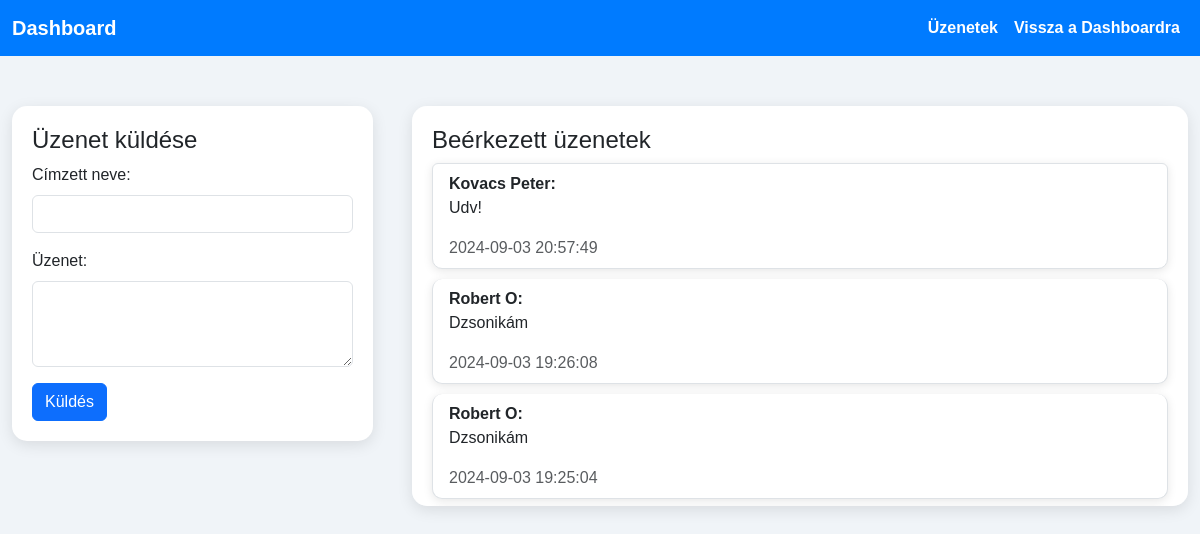
The app's page /views/walker/messages.php (signed in) with its own data.
### tables this page shows
CREATE TABLE `inquiries` (
  `inquiry_id` int NOT NULL,
  `owner_id` int DEFAULT NULL,
  `walker_id` int DEFAULT NULL,
  `message` text,
  `created_at` timestamp NOT NULL DEFAULT CURRENT_TIMESTAMP,
  `is_read` tinyint(1) DEFAULT '0'
);

CREATE TABLE `users` (
  `user_id` int NOT NULL,
  `username` varchar(255) NOT NULL,
  `password_hash` varchar(255) NOT NULL,
  `first_name` varchar(255) DEFAULT NULL,
  `last_name` varchar(255) DEFAULT NULL,
  `phone_number` varchar(20) DEFAULT NULL,
  `address` text,
  `email` varchar(255) NOT NULL,
  `is_walker` tinyint(1) DEFAULT '0',
  `is_admin` tinyint(1) DEFAULT '0',
  `is_approved` tinyint(1) DEFAULT '0',
  `is_active` tinyint(1) DEFAULT '1',
  `created_at` timestamp NOT NULL DEFAULT CURRENT_TIMESTAMP
);

### views/walker/messages.php (the view, shortened to what this page needs)
<?php
$user_id = $_SESSION['user_id'];
$servername = "localhost";
$username = "netwalker";
$password = "OAOJM80ovv20biq";
$dbname = "netwalker";
$conn = new mysqli($servername, $username, $password, $dbname);
$sql_mark_as_read = "UPDATE inquiries SET is_read = 1 WHERE walker_id = '$user_id' AND is_read = 0";
$conn->query($sql_mark_as_read);
$sql_messages = "SELECT inquiries.message, inquiries.created_at, users.first_name, users.last_name
                 FROM inquiries
                 JOIN users ON inquiries.owner_id = users.user_id
                 WHERE inquiries.walker_id = '$user_id'
                 ORDER BY inquiries.created_at DESC";
$result_messages = $conn->query($sql_messages);
?>
<!DOCTYPE html>
<html lang="en">
<head>
    <link href="https://cdn.jsdelivr.net/npm/bootstrap@5.3.2/dist/css/bootstrap.min.css" rel="stylesheet">
    <link href="../../style/walker_messages.css" rel="stylesheet">
</head>
<body>
<nav class="navbar navbar-expand-lg navbar-custom">
    <div class="container-fluid">
        <a class="navbar-brand" href="#">Dashboard</a>
        <div class="collapse navbar-collapse">
            <ul class="navbar-nav ms-auto">
                <li class="nav-item">
                    <a class="nav-link" href="messages.php">Üzenetek
                    </a>
                </li>
                <li class="nav-item">
                    <a class="nav-link" href="walker_dashboard.php">Vissza a Dashboardra</a>
                </li>
            </ul>
        </div>
    </div>
</nav>
<div class="container dashboard-container">
    <div class="row">
        <div class="col-md-4">
            <div class="message-form">
                <h4>Üzenet küldése</h4>
                <form method="post" action="">
                    <div class="mb-3">
                        <label for="receiver_name" class="form-label">Címzett neve:</label>
                        <input type="text" class="form-control" id="receiver_name" name="receiver_name" required>
                    </div>
                    <div class="mb-3">
                        <label for="message" class="form-label">Üzenet:</label>
                        <textarea class="form-control" id="message" name="message" rows="3" required></textarea>
                    </div>
                    <button type="submit" class="btn btn-primary">Küldés</button>
                </form>
            </div>
        </div>
        <div class="col-md-8">
            <div class="message-list">
                <h4>Beérkezett üzenetek</h4>
                <ul class="list-group">
                    <?php if ($result_messages->num_rows > 0): ?>
                        <?php while ($message = $result_messages->fetch_assoc()): ?>
                            <li class="list-group-item">
                                <strong><?php echo htmlspecialchars($message['first_name'] . ' ' . $message['last_name']); ?>:</strong>
                                <p><?php echo htmlspecialchars($message['message']); ?></p>
                                <span class="text-muted"><?php echo htmlspecialchars($message['created_at']); ?></span>
                            </li>
                        <?php endwhile; ?>
                    <?php else: ?>
                        <li class="list-group-item">Nincs új üzenet.</li>
                    <?php endif; ?>
                </ul>
            </div>
        </div>
    </div>
</div>
</body>
</html>

### style/walker_messages.css (style rules this page uses)
body { background-color: #f0f4f8; font-family: Arial, sans-serif; }
.dashboard-container { max-width: 1200px; margin: auto; padding-top: 50px; }
.message-form, .message-list { background-color: #fff; padding: 20px; border-radius: 15px; box-shadow: 0px 4px 15px rgba(0, 0, 0, 0.1); }
.message-form { margin-right: 15px; }
.message-list { height: 400px; overflow-y: auto; }
.list-group-item { border-radius: 10px; margin-bottom: 10px; box-shadow: 0px 2px 10px rgba(0, 0, 0, 0.1); }
.navbar-custom { background-color: #007bff; }
.navbar-custom a { color: white; font-weight: bold; }

### records on screen
inquiries: owner.last_name "Kovacs Peter", message "Udv!", created_at "2024-09-03 20:57:49"
inquiries: owner.last_name "Robert O", message "Dzsonikám", created_at "2024-09-03 19:26:08"
inquiries: owner.last_name "Robert O", message "Dzsonikám", created_at "2024-09-03 19:25:04"
